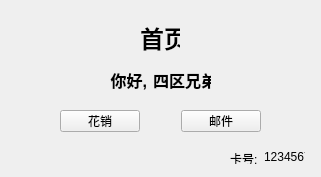
<?xml version="1.0" encoding="UTF-8"?>
<ui version="4.0">
 <class>MainPage</class>
 <widget class="QWidget" name="MainPage">
  <property name="geometry">
   <rect>
    <x>0</x>
    <y>0</y>
    <width>321</width>
    <height>177</height>
   </rect>
  </property>
  <property name="windowTitle">
   <string>Form</string>
  </property>
  <widget class="QLabel" name="label">
   <property name="geometry">
    <rect>
     <x>140</x>
     <y>20</y>
     <width>40</width>
     <height>31</height>
    </rect>
   </property>
   <property name="text">
    <string>&lt;html&gt;&lt;head/&gt;&lt;body&gt;&lt;p align=&quot;center&quot;&gt;&lt;span style=&quot; font-size:18pt; font-weight:700;&quot;&gt;首页&lt;/span&gt;&lt;/p&gt;&lt;/body&gt;&lt;/html&gt;</string>
   </property>
  </widget>
  <widget class="QWidget" name="">
   <property name="geometry">
    <rect>
     <x>60</x>
     <y>110</y>
     <width>201</width>
     <height>22</height>
    </rect>
   </property>
   <layout class="QHBoxLayout" name="horizontalLayout">
    <item>
     <widget class="QPushButton" name="payButton">
      <property name="text">
       <string>花销</string>
      </property>
     </widget>
    </item>
    <item>
     <spacer name="horizontalSpacer">
      <property name="orientation">
       <enum>Qt::Orientation::Horizontal</enum>
      </property>
      <property name="sizeHint" stdset="0">
       <size>
        <width>40</width>
        <height>20</height>
       </size>
      </property>
     </spacer>
    </item>
    <item>
     <widget class="QPushButton" name="mailButton">
      <property name="text">
       <string>邮件</string>
      </property>
     </widget>
    </item>
   </layout>
  </widget>
  <widget class="QWidget" name="">
   <property name="geometry">
    <rect>
     <x>110</x>
     <y>60</y>
     <width>101</width>
     <height>41</height>
    </rect>
   </property>
   <layout class="QHBoxLayout" name="horizontalLayout_2">
    <item>
     <widget class="QLabel" name="label_2">
      <property name="text">
       <string>&lt;html&gt;&lt;head/&gt;&lt;body&gt;&lt;p align=&quot;right&quot;&gt;&lt;span style=&quot; font-size:12pt; font-weight:700;&quot;&gt;你好,&lt;/span&gt;&lt;/p&gt;&lt;/body&gt;&lt;/html&gt;</string>
      </property>
     </widget>
    </item>
    <item>
     <widget class="QLabel" name="nameLabel">
      <property name="text">
       <string>&lt;html&gt;&lt;head/&gt;&lt;body&gt;&lt;p&gt;&lt;span style=&quot; font-size:12pt; font-weight:700;&quot;&gt;四区兄弟&lt;/span&gt;&lt;/p&gt;&lt;/body&gt;&lt;/html&gt;</string>
      </property>
     </widget>
    </item>
   </layout>
  </widget>
  <widget class="QWidget" name="">
   <property name="geometry">
    <rect>
     <x>230</x>
     <y>150</y>
     <width>75</width>
     <height>14</height>
    </rect>
   </property>
   <layout class="QHBoxLayout" name="horizontalLayout_3">
    <item>
     <widget class="QLabel" name="label_3">
      <property name="text">
       <string>&lt;html&gt;&lt;head/&gt;&lt;body&gt;&lt;p&gt;卡号:&lt;/p&gt;&lt;/body&gt;&lt;/html&gt;</string>
      </property>
     </widget>
    </item>
    <item>
     <widget class="QLabel" name="label_4">
      <property name="text">
       <string>&lt;html&gt;&lt;head/&gt;&lt;body&gt;&lt;p&gt;123456789&lt;/p&gt;&lt;/body&gt;&lt;/html&gt;</string>
      </property>
     </widget>
    </item>
   </layout>
  </widget>
 </widget>
 <resources/>
 <connections/>
</ui>
